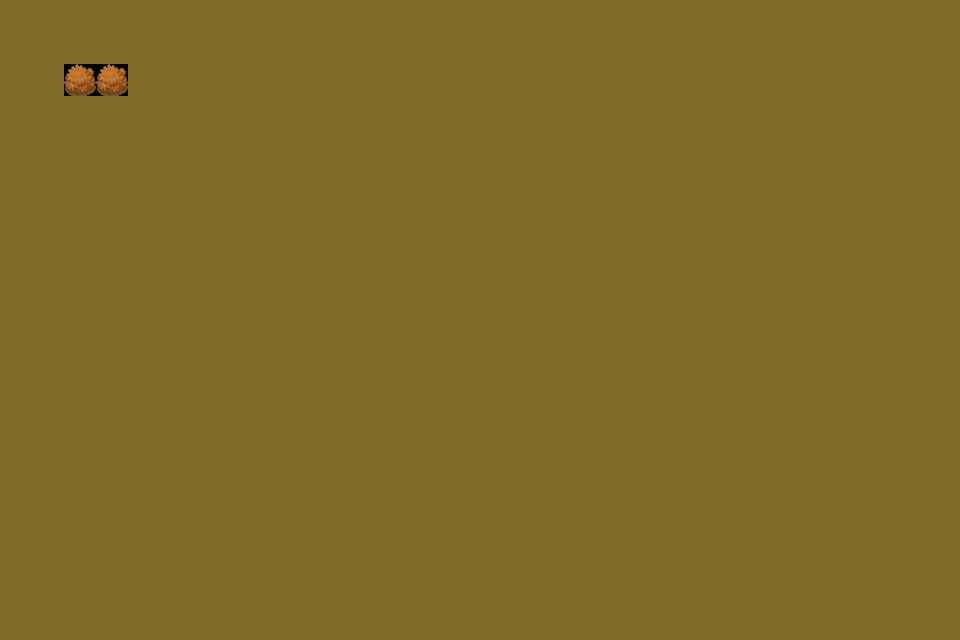

A level layout from a 2D game, rendered from its tile map. Below: a short description, then the map file with its tile-grid data intact:
An orthogonal 30x20 tile map with 32x32 px tiles, 1 tile layer (Tile Layer 1) and 1 object (rack).

<map version="1.10" tiledversion="1.11.2" orientation="orthogonal" renderorder="right-down" width="30" height="20" tilewidth="32" tileheight="32" infinite="0" nextlayerid="3" nextobjectid="8">
 <tileset firstgid="1" source="ArthurVista-grass-v1.0.tsx" />
 <layer id="1" name="Tile Layer 1" width="30" height="20">
  <data encoding="csv">
383,384,383,384,385,385,383,384,385,385,385,385,385,385,385,385,383,384,385,385,385,385,385,385,385,385,383,383,384,385,
383,384,425,426,427,383,384,385,427,427,427,383,384,383,384,385,385,385,427,427,427,427,427,427,427,427,425,425,426,427,
383,384,185,185,383,384,383,384,385,383,384,385,383,383,384,385,385,385,383,383,383,384,385,384,383,384,425,426,427,427,
383,383,384,385,383,383,384,385,385,383,383,383,383,384,385,427,427,427,425,425,383,384,385,383,383,384,385,385,426,427,
383,384,385,383,383,383,384,385,427,425,425,425,383,384,385,383,384,385,425,426,383,384,385,383,425,426,427,427,426,427,
383,384,385,383,425,383,384,385,383,425,425,425,383,384,383,384,385,385,427,383,384,385,385,383,384,425,426,427,426,427,
383,384,383,383,384,383,383,383,425,426,427,426,383,384,383,384,385,427,427,383,384,385,383,384,385,425,426,427,426,427,
383,384,425,383,384,425,425,425,426,427,425,426,425,383,383,384,385,383,425,383,384,385,383,384,385,425,426,427,426,427,
383,384,425,383,384,385,383,384,425,426,427,385,385,425,383,384,385,383,383,383,384,385,383,384,385,425,426,427,426,427,
383,384,383,384,385,383,384,385,425,426,427,427,427,427,425,383,383,425,425,383,383,383,383,383,383,425,426,427,426,427,
383,384,383,384,383,384,385,427,427,427,427,425,426,427,427,425,425,425,426,425,425,425,425,383,425,425,426,427,426,427,
383,384,383,383,384,385,427,383,383,383,384,385,385,385,385,385,425,426,427,427,427,427,427,425,425,426,427,385,426,427,
383,384,383,384,385,385,383,425,425,383,383,383,383,383,383,383,383,383,383,383,383,425,426,427,427,427,427,427,426,427,
383,384,383,384,385,427,425,425,426,425,425,425,425,425,425,425,425,425,425,425,425,425,425,425,426,427,427,427,385,427,
383,384,383,383,384,385,385,385,385,385,383,384,385,385,385,427,427,427,427,427,427,383,425,425,426,427,426,427,427,427,
383,384,383,383,384,385,427,427,427,383,383,384,385,385,385,385,385,385,385,385,385,425,425,426,427,425,426,427,427,427,
383,384,425,383,383,384,385,383,383,425,425,383,383,383,383,383,383,383,383,383,383,383,383,383,425,426,427,426,427,427,
383,384,385,425,425,383,383,383,384,385,426,425,425,425,425,425,425,425,425,425,425,425,425,425,425,425,425,426,427,427,
383,383,383,383,383,425,425,425,383,383,383,383,383,383,383,383,383,383,425,425,426,427,383,383,383,383,383,425,426,427,
425,425,425,425,425,425,425,425,425,425,425,425,425,425,425,425,425,425,425,426,427,425,425,425,425,425,425,425,425,426
</data>
 </layer>
 <objectgroup id="2" name="Object Layer 1">
  <object id="1" name="rack" type="rack" gid="223" x="64" y="192" width="32" height="32">
   <properties>
    <property name="obj_class" value="rack" />
   </properties>
  </object>
 </objectgroup>
</map>
